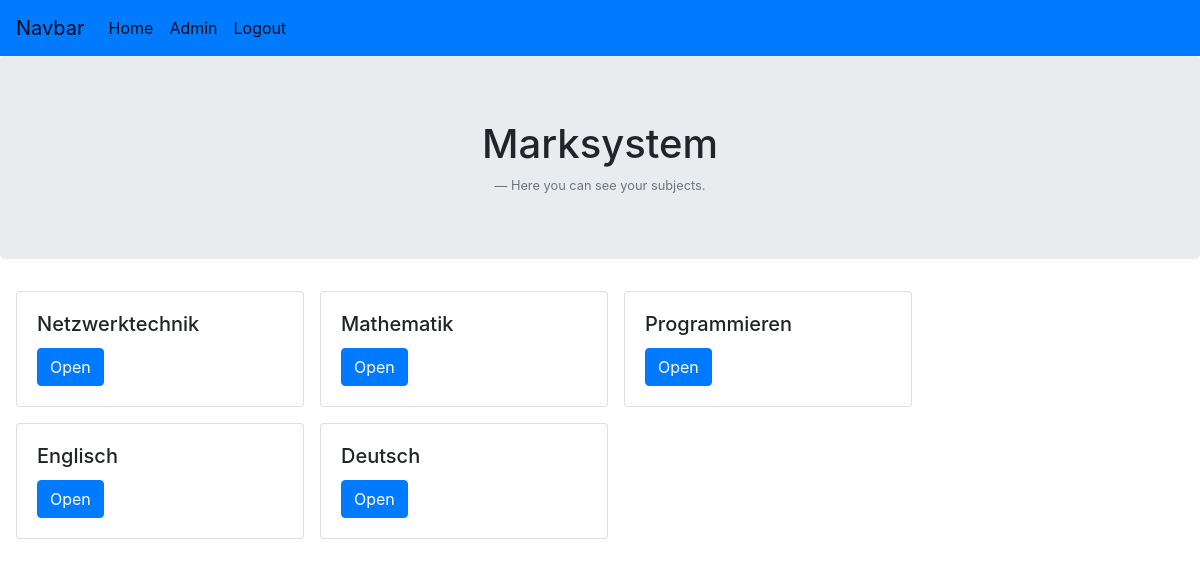
The page /startseite_schueler/ (signed in) on the database as committed earlier.
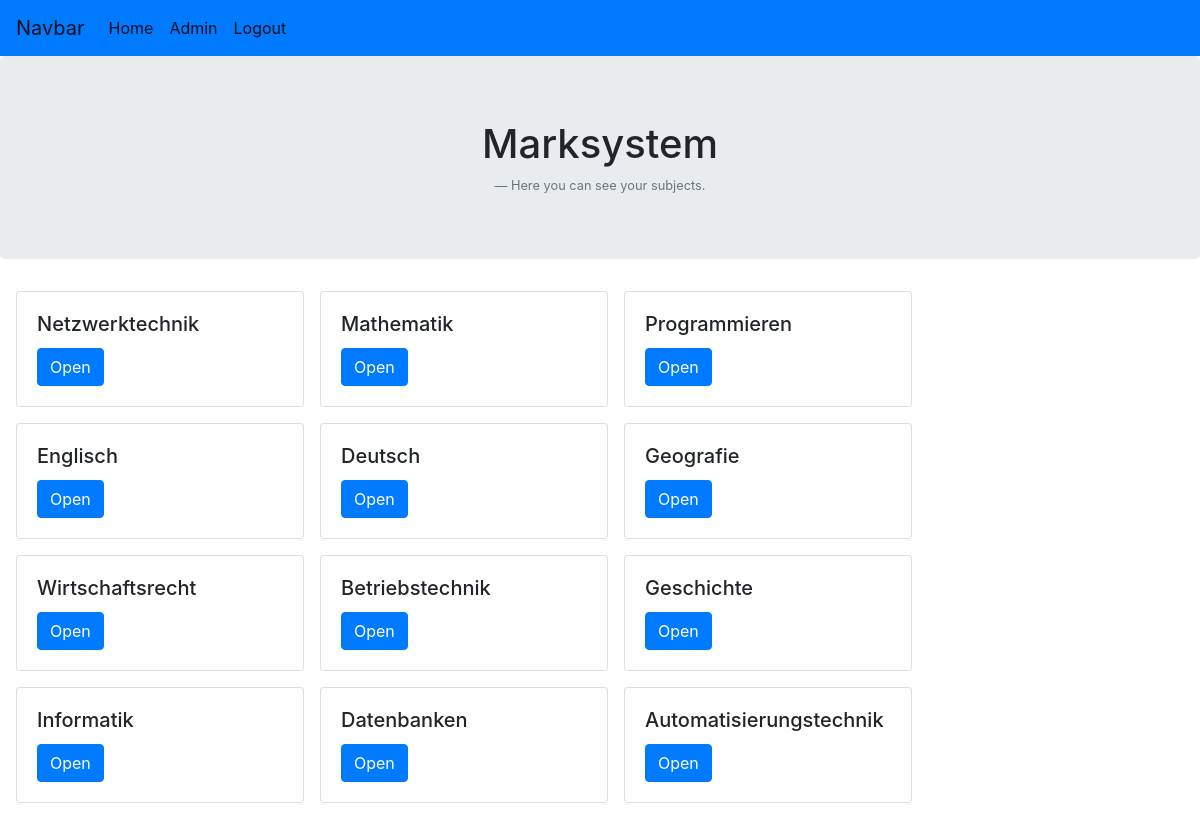
The same page on the database as committed later.
### noten/models.py (models this page shows, shortened)
class Unterricht(models.Model):
    Subject = models.ForeignKey(Subject, on_delete=models.CASCADE)
    Teacher = models.ForeignKey(User, on_delete=models.CASCADE)
    Klasse = models.ForeignKey(Klasse, on_delete=models.CASCADE)
    class Meta:
        verbose_name_plural = "Unterrichte"

class Subject(models.Model):
    subject_name = models.CharField(default="", max_length=150)

### noten/views.py (the view)
# urls.py: path('startseite_schueler/', views.startseite_schueler, name='startseite_schueler'),
@login_required
def startseite_schueler(request):
    subjects = Unterricht.objects.filter(Klasse__student__user = request.user)
    return render(request, 'noten/startseite_schueler.html', {'latest_subject_list' : subjects})

### noten/templates/noten/startseite_schueler.html (shortened to what this page needs)
<!DOCTYPE html>
<html lang="en">
<head>
    {% load static %}
    <link href="https://stackpath.bootstrapcdn.com/bootstrap/4.2.1/css/bootstrap.min.css"
 rel="stylesheet">
</head>
<body>
<nav class="navbar navbar-expand-lg navbar-light bg-primary">
    <a class="navbar-brand" href="">Navbar</a>
    <div class="collapse navbar-collapse" id="navbarNav">
        <ul class="navbar-nav">
            <li class="nav-item active">
                <a class="nav-link" href="{% url 'noten:startseite_schueler' %}">Home</a>
            </li>
            <li class="nav-item active">
                <a class="nav-link" href="/admin">Admin</a>
            </li>
            <li class="nav-item active">
                <a class="nav-link" href="/logout">Logout</a>
            </li>
        </ul>
    </div>
</nav>
<div class="jumbotron text-center">
    <h1>Marksystem</h1>
    <footer class="blockquote-footer">Here you can see your subjects.</footer>
</div>
{% if latest_subject_list %}
<div class="row ml-3">
    {% for subject in latest_subject_list %}
    <div class="card mr-3 mb-3" style="width: 18rem;">
        <div class="card-body">
            <h5 class="card-title">{{ subject.Subject.subject_name }}</h5>
            <a class="btn btn-primary" href="{% url 'noten:detailseite_schueler' subject.id %}">Open</a>
        </div>
    </div>
    {% endfor %}
</div>
{% else %}
<p>No subjects are available.</p>
{% endif %}
</body>
</html>

### noten/templates/noten/startseite_schueler.html (style rules this page uses)
html, body { height: 100%; }

Rows that differ between the two databases and show on the page:
added Unterricht: Subject.subject_name "Geografie"
added Unterricht: Subject.subject_name "Wirtschaftsrecht"
added Unterricht: Subject.subject_name "Betriebstechnik"
added Unterricht: Subject.subject_name "Geschichte"
added Unterricht: Subject.subject_name "Informatik"
added Unterricht: Subject.subject_name "Datenbanken"
added Unterricht: Subject.subject_name "Automatisierungstechnik"
